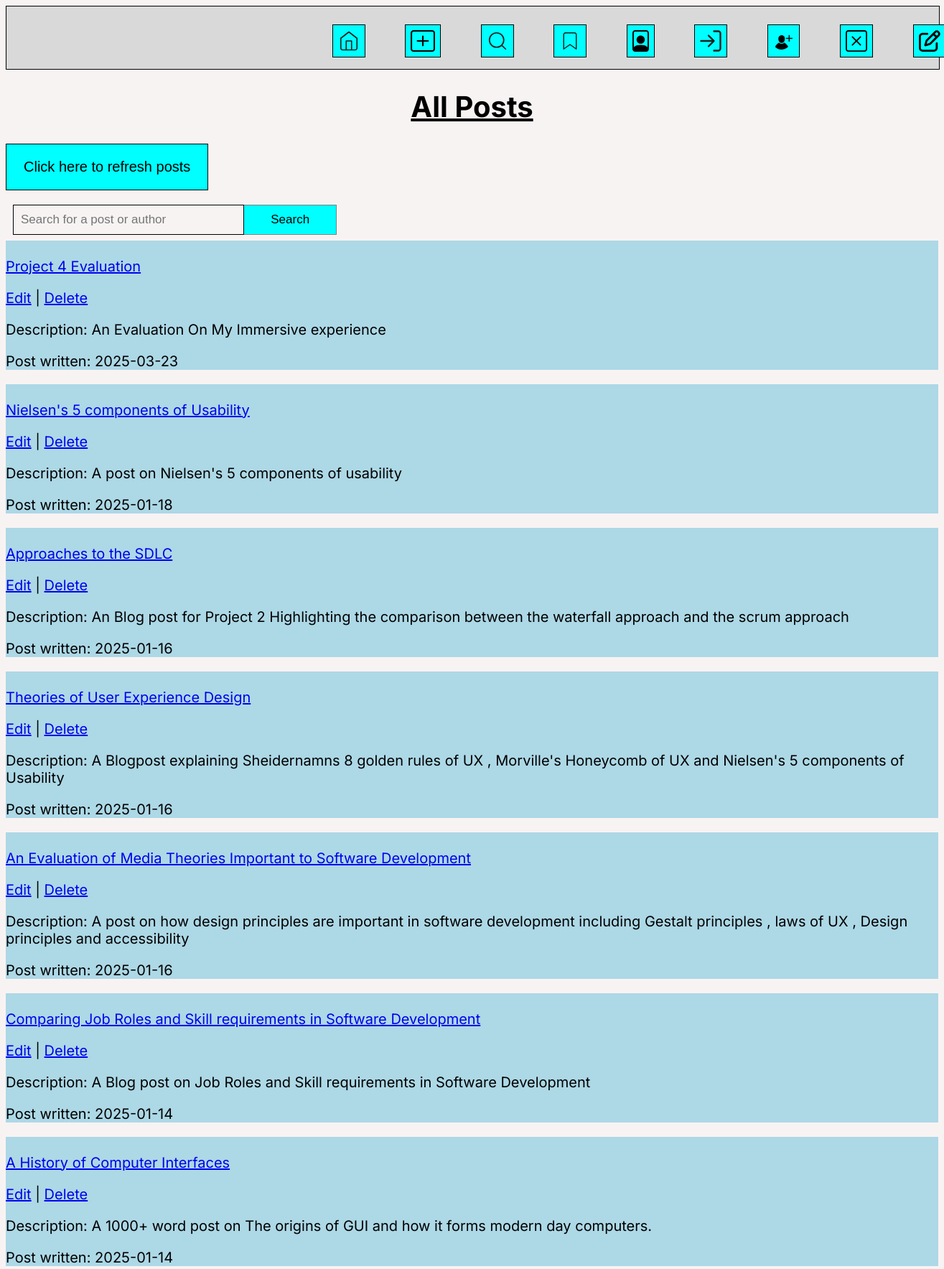
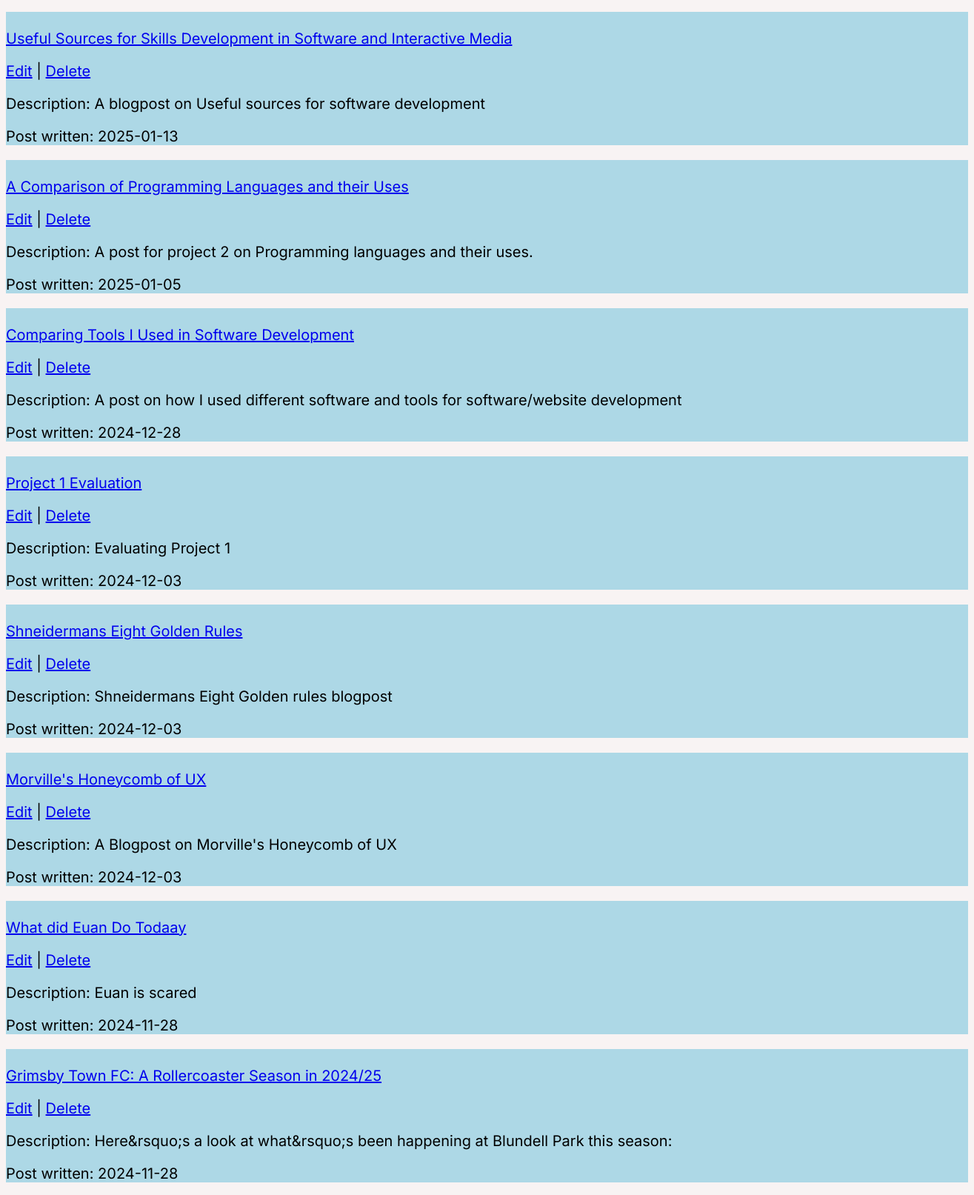
Page /list_posts.php (signed in, upper part) on the committed database (2 pictures, top to bottom).
### tables this page shows
CREATE TABLE `posts` (
  `id` int(12) UNSIGNED NOT NULL,
  `title` varchar(255) NOT NULL,
  `description` varchar(255) NOT NULL,
  `post_txt` mediumtext NOT NULL,
  `picture` blob NOT NULL,
  `created` date NOT NULL DEFAULT current_timestamp()
);

### list_posts.php (the view, shortened to what this page needs)
<?php
include 'connectdb.php';
$role = $_SESSION['role'] ?? '';
$posts = [];
if (empty($posts)) {
    $stmt = $conn->prepare("SELECT * FROM posts ORDER BY created DESC");
    $stmt->execute();
    $result = $stmt->get_result();
    while ($row = $result->fetch_assoc()) {
        $posts[] = $row;
    }
}
?>
<!DOCTYPE html>
<html lang="en">
<head>
    <link href="list_posts.css" rel="stylesheet">
</head>
<body>
<nav class="Header">
        <a class="icon" class="icon" href="index.php">
            <img src="Home.svg">
            </a>
            <a class="icon" href="new_post_form.php">
            <img src="create_post.svg">
            </a>
            <a class="icon" href="list_posts.php">
            <img src="Search.svg">
        <a class="icon" href="bookmarked_posts.php">
        <img src="Bookmark.svg">
        </a>
            <a class="icon" href="view_profile.php">
            <img src="Account.svg">
            </a>
            </a>
            <a class="icon" href="login.php">
            <img src="login.svg">
            </a>
            <a class="icon" href="signup.php">
            <img src="signup.svg">
            </a>
            <a class="icon" href="delete_profile.php">
        <img src="delete_profile.svg">
        </a>
        <a class="icon" href="feedback.php">
        <img src="feedback.svg">
        </a>
        </nav>
    <h1 class="title"><b><u>All Posts</u></b></h1>
    <div class="refresh">
        <button> <a href="list_posts.php"> Click here to refresh posts</a></button>
    </div>
    <div class="search-button">
        <form method='POST'>
            <input type="text" placeholder="Search for a post or author" name="search">
            <button name="submit">Search</button>
        </form>
    </div>
    <div class="posts-container">
        <?php
        if (!empty($posts)) {
            foreach ($posts as $row) {
                echo '<section class="postCard">';
                echo '<p><a href="retrieve_post.php?id=' . htmlspecialchars($row['id']) . '">' . '<br>', htmlspecialchars($row['title']) . '</a></p>';
                if($role === 'admin'){
                    echo '<p>
                        <a href="edit_post_form.php?id=' . htmlspecialchars($row['id']) . '">Edit</a> |
                        <a onclick="return confirm(\'Do You Really Want To Delete This?\')" href="delete_post.php?id=' . htmlspecialchars($row['id']) . '">Delete</a>
                    </p>';
                }
                echo '<p>Description: ' . htmlspecialchars($row['description']) . '</p>';
                echo '<p>Post written: ' . htmlspecialchars($row['created']) . '</p>';
                echo '</section>';
            }
        } else {
            echo "<p>No posts found.</p>";
        }
        ?>
    </div>
</body>
</html>

### list_posts.css (style rules this page uses)
body { background-color: #F8F3F3; font-family: "Inter", sans-serif; font-size: 20px; }
nav { width: 100%; margin: auto; height: 87px; display: inline-block; background-color: #D9D9D9; border: 1px solid #000; }
.icon { text-decoration: none; position: relative; left: 33%; }
.icon img { border: #000 thin solid; padding: 7px; height: 30px; background-color: aqua; margin: 25px; }
.title { text-align: center; }
.refresh button { border: #000 thin solid; padding: 20px 24px; background-color: aqua; text-decoration: none; cursor: pointer; font-size: 20px; text-align: center; }
.refresh a { text-decoration: none; color: black; }
input { box-sizing: border-box; float: left; width: 25%; padding: 10px; background: transparent; color: black; font-size: 17px; border: 1px solid black; cursor: pointer; }
form button { background: aqua; float: left; width: 10%; padding: 10px; color: black; font-size: 17px; border: 1px solid grey; border-left: none; cursor: pointer; }
.search-button { text-decoration: none; padding-left: 10px; padding-bottom: 30px; }
section.postCard { background-color: lightblue; display: block; }

### rows in the picture
posts: title "Project 4 Evaluation", description "An Evaluation On My Immersive experience", created "2025-03-23"
posts: title "Nielsen's 5 components of Usability", description "A post on Nielsen's 5 components of usability", created "2025-01-18"
posts: title "Approaches to the SDLC", description "An Blog post for Project 2 Highlighting the comparison between the waterfall approach and the scrum approach", created "2025-01-16"
posts: title "Theories of User Experience Design", description "A Blogpost explaining Sheidernamns 8 golden rules of UX , Morville's Honeycomb of UX and Nielsen's 5 components of Usability", created "2025-01-16"
posts: title "An Evaluation of Media Theories Important to Software Development", description "A post on how design principles are important in software development including Gestalt principles , laws of UX , Design principles and accessibility", created "2025-01-16"
posts: title "Comparing Job Roles and Skill requirements in Software Development", description "A Blog post on Job Roles and Skill requirements in Software Development", created "2025-01-14"
posts: title "A History of Computer Interfaces", description "A 1000+ word post on The origins of GUI and how it forms modern day computers.", created "2025-01-14"
posts: title "Useful Sources for Skills Development in Software and Interactive Media", description "A blogpost on Useful sources for software development", created "2025-01-13"
posts: title "A Comparison of Programming Languages and their Uses", description "A post for project 2 on Programming languages and their uses.", created "2025-01-05"
posts: title "Comparing Tools I Used in Software Development", description "A post on how I used different software and tools for software/website development", created "2024-12-28"
posts: title "Project 1 Evaluation", description "Evaluating Project 1", created "2024-12-03"
posts: title "Shneidermans Eight Golden Rules", description "Shneidermans Eight Golden rules blogpost", created "2024-12-03"
posts: title "Morville's Honeycomb of UX", description "A Blogpost on Morville's Honeycomb of UX", created "2024-12-03"
posts: title "What did Euan Do Todaay", description "Euan is scared", created "2024-11-28"
posts: title "Grimsby Town FC: A Rollercoaster Season in 2024/25", description "Here&rsquo;s a look at what&rsquo;s been happening at Blundell Park this season:", created "2024-11-28"
